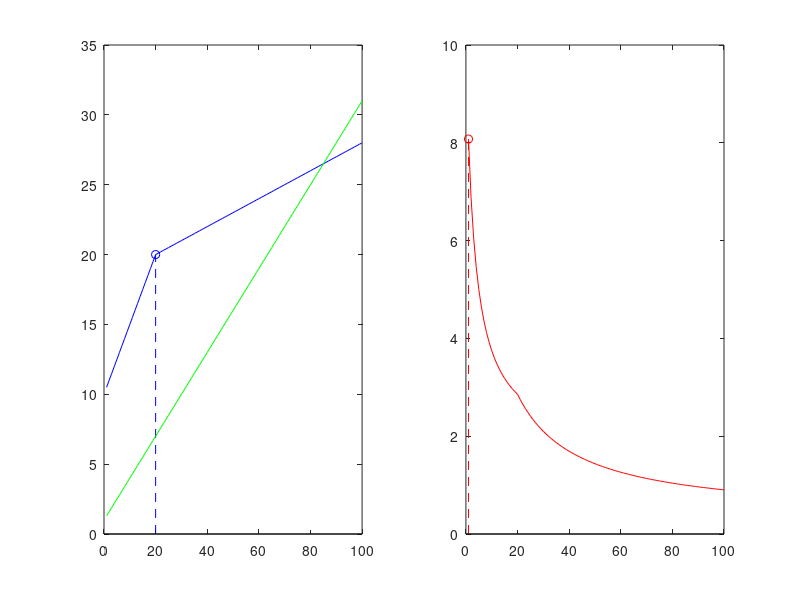

Write the MATLAB code that produced this figure.
close all; clear all; clc;

%%
p=100;
k0=20;
dn=k0;
a1=.5; % 0<a1<=1
a2=0.1; % 0<a2<a1

%%
aff=@(a,b,x)a*x+b;

%% we want a1*k0+b1=a2*k0+b2 and a1*k0+b1=dn
b1=dn-a1*k0;
b2=dn-a2*k0;
x1=1:k0;
x2=(k0+1):p;
h=[aff(a1,b1,x1) aff(a2,b2,x2)];

%% candidat ex+d
%e=1;
% d=e/2*(b1/a1+b2/a2);
e=.5*(a1+a2);
d=1;
% b1c=1;
% b2c=1;
% d=e/2*(b1c/a1+b2c/a2);
f=aff(e,d,1:p);

%%

fprintf('left k0 derivative of h/f %f\n',a1*d-e*b1); %(a1*d-e*b1) > 0
fprintf('right k0 derivative of h/f %f\n',a2*d-e*b2); %(a2*d-e*b2) < 0
fprintf('lb for coeff d : %f\n' ,e*b1/a1)
fprintf('ub for coeff d : %f\n' ,e*b2/a2)

%%
[mhf,ihf]=max(h./f(1:p));

figure(1);
subplot(1,2,1);
plot(h,'b'); hold on;
stem(k0,h(k0),'b--');
plot(f,'g'); hold on;
subplot(1,2,2);
plot(h./f,'r'); hold on;
stem(ihf,mhf,'r--');
